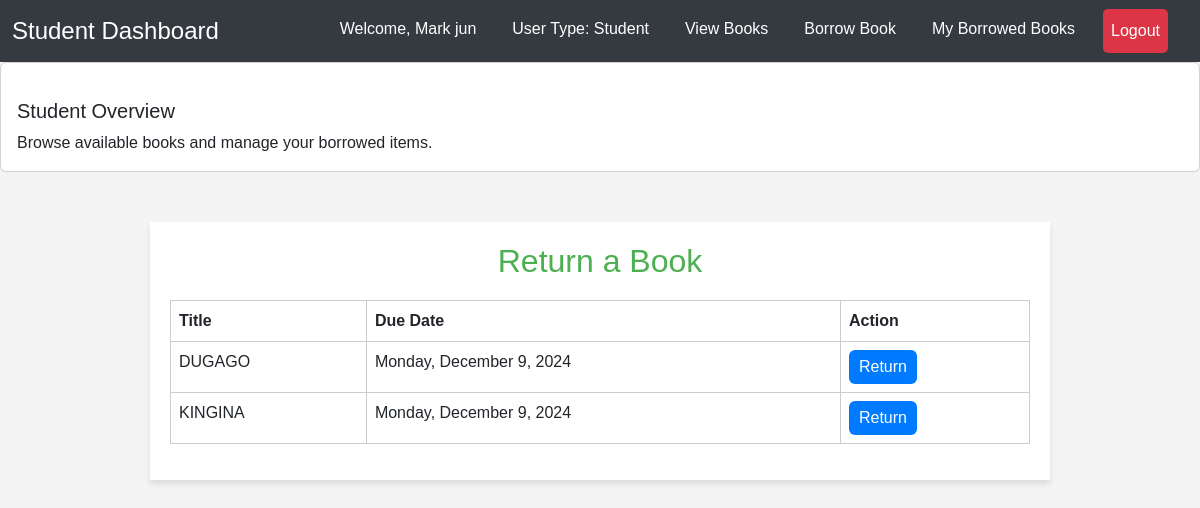
/return_book.php (signed in), run on an earlier commit of the app's database.
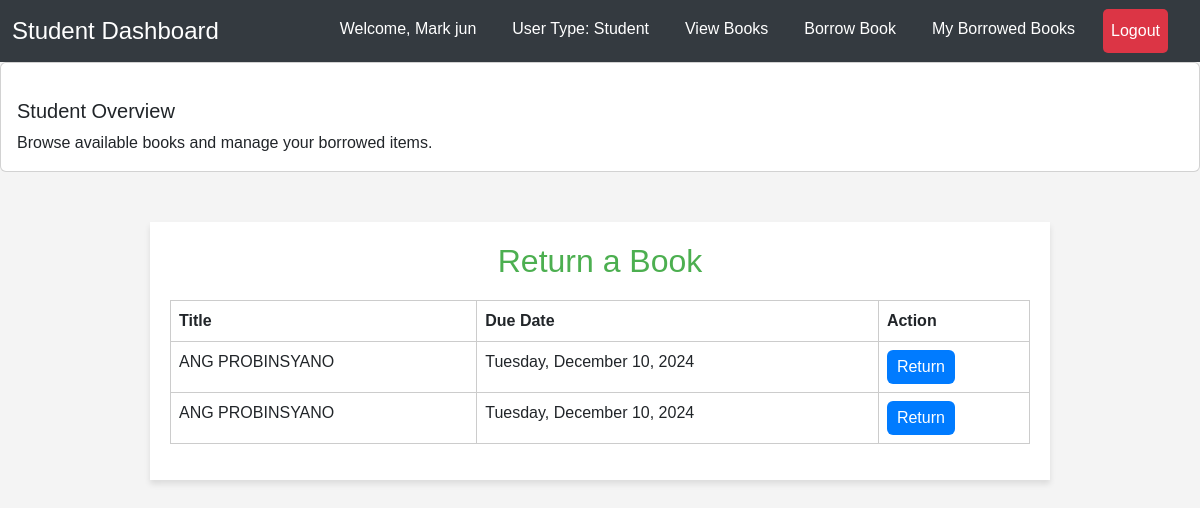
And on a later commit of the database.
### tables this page shows
CREATE TABLE `transactions` (
  `TransactionID` int(11) NOT NULL,
  `UserID` int(11) NOT NULL,
  `ResourceID` int(11) NOT NULL,
  `BorrowDate` datetime NOT NULL,
  `DueDate` datetime NOT NULL,
  `ReturnDate` datetime DEFAULT NULL,
  `Fine` decimal(10,2) DEFAULT 0.00,
  `Status` enum('Borrowed','Returned','Pending') DEFAULT NULL,
  `ApprovalDate` date DEFAULT NULL
);

CREATE TABLE `books` (
  `BookID` int(11) NOT NULL,
  `ResourceID` int(11) DEFAULT NULL,
  `Author` varchar(255) DEFAULT NULL,
  `ISBN` varchar(50) DEFAULT NULL,
  `Publisher` varchar(100) DEFAULT NULL,
  `Edition` varchar(50) DEFAULT NULL,
  `PublicationDate` date DEFAULT NULL,
  `Title` varchar(255) NOT NULL,
  `Genre` varchar(255) DEFAULT NULL,
  `AccessionNumber` varchar(50) NOT NULL,
  `Quantity` int(11) NOT NULL,
  `AvailableQuantity` int(11) NOT NULL
);

### return_book.php (the view, shortened to what this page needs)
<?php
include 'db.php';
include 'navigation.php';
?>
<!DOCTYPE html>
<html lang="en">
<head>
</head>
<body>
    <div class="container">
        <h2>Return a Book</h2>
        <form method="POST">
            <table class="table">
                <thead>
                    <tr>
                        <th>Title</th>
                        <th>Due Date</th>
                        <th>Action</th>
                    </tr>
                </thead>
                <tbody>
                    <?php
                    $userID = $_SESSION['UserID'];
                    $sql = "SELECT T.TransactionID, T.ResourceID, B.Title, T.DueDate
                            FROM Transactions T
                            JOIN Books B ON T.ResourceID = B.ResourceID
                            WHERE T.UserID = $userID AND T.Status = 'Borrowed'";
                    $result = $conn->query($sql);
                    if ($result->num_rows > 0) {
                        while ($row = $result->fetch_assoc()) {
                            $formattedDueDate = date("l, F j, Y", strtotime($row['DueDate']));
                            echo "<tr>
                                    <td>{$row['Title']}</td>
                                    <td>{$formattedDueDate}</td>
                                    <td>
                                        <input type='hidden' name='transaction_id' value='{$row['TransactionID']}'>
                                        <input type='hidden' name='resource_id' value='{$row['ResourceID']}'>
                                        <button type='submit' class='btn btn-primary'>Return</button>
                                    </td>
                                  </tr>";
                        }
                    } else {
                        echo "<tr><td colspan='3' class='no-results'>No books to return.</td></tr>";
                    }
                    ?>
                </tbody>
            </table>
        </form>
    </div>
</body>
</html>

What changed in the data, as far as the page shows it:
no longer on this page (row edited): transactions: books.Title "DUGAGO", DueDate "Monday, December 9, 2024"
no longer on this page (row edited): transactions: books.Title "KINGINA", DueDate "Monday, December 9, 2024"
added transactions: books.Title "ANG PROBINSYANO", DueDate "Tuesday, December 10, 2024"
added transactions: books.Title "ANG PROBINSYANO", DueDate "Tuesday, December 10, 2024"
